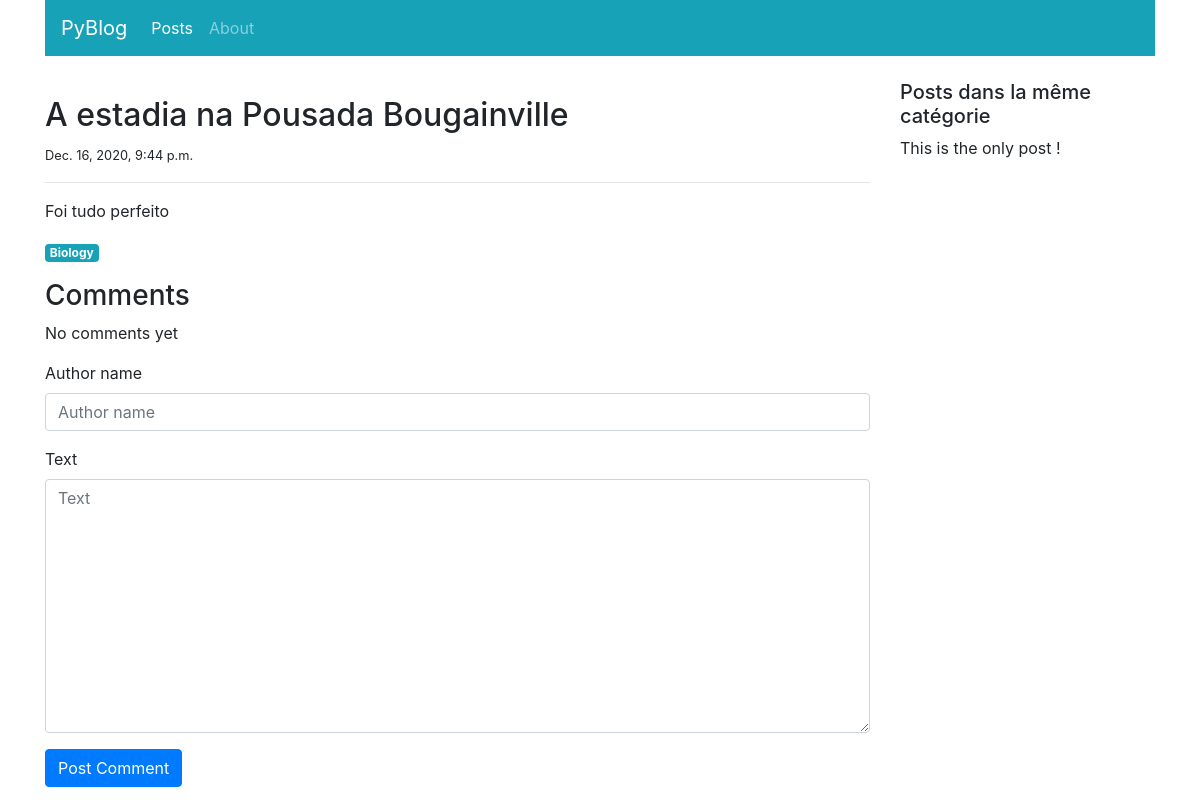
Page /blog/posts/details/3 on the earlier database version.
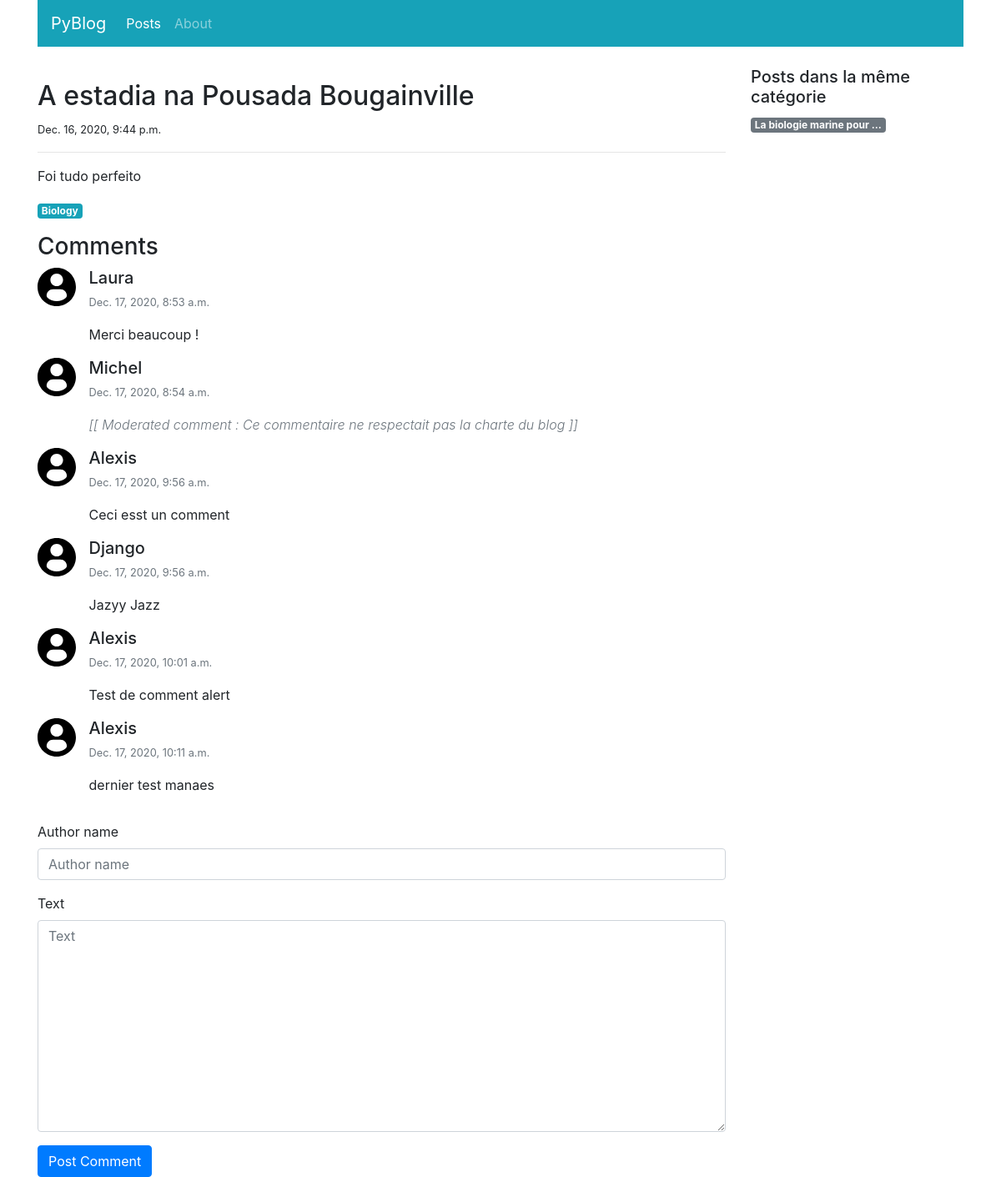
Same page on the later database version.
### blog/models.py (models this page shows, shortened)
class Post(models.Model):
  title = models.CharField(max_length=100)
  category = models.ForeignKey('PostCategory', null=True, blank=True, on_delete=models.DO_NOTHING)
  published = models.BooleanField(default=False)
  text = models.TextField(blank=True)
  created_at = models.DateTimeField(auto_now_add=True)

class PostCategory(models.Model):
  name = models.CharField(max_length = 50)
  def slug(self):
    return slugify(self.name)
  def __str__(self):
    return self.name

class Comment(models.Model):
  STATUS_VISIBLE = 'visible'
  STATUS_HIDDEN = 'hidden'
  STATUS_MODERATED = 'moderated'
  STATUS_CHOICES = (
    (STATUS_VISIBLE, 'Visible'),
    (STATUS_HIDDEN, 'Hidden'),
    (STATUS_MODERATED, 'Moderated'),
  )
  post = models.ForeignKey('Post', on_delete=models.CASCADE,
                              related_name='comments')
  author_name = models.CharField(max_length=100)
  text = models.TextField()
  status = models.CharField(max_length=20, default=STATUS_VISIBLE, choices=STATUS_CHOICES)
  moderation_text = models.CharField(max_length=200, blank=True)
  created_at = models.DateTimeField(auto_now_add=True)

### blog/views.py (the view)
# urls.py: path('posts/details/<int:post_id>', views.post_detail, name='post_detail'),
def post_detail(request, post_id, message=''):
  post = get_object_or_404(Post, pk=post_id)
  list_posts = Post.objects.filter(published=True, category__name=post.category.name).exclude(id=post.id)
  comments = post.comments.exclude(status=Comment.STATUS_HIDDEN).order_by('created_at')
  if request.method == "POST":
    comment_form = CommentForm(request.POST)
    if comment_form.is_valid():
      comment = comment_form.save(commit=False)
      comment.post = post
      comment.save()
      args = [post.pk, 'Your comment has been posted']
      return HttpResponseRedirect(reverse('post_detail_message', args=args) + '#comment')
  else:
    comment_form = CommentForm()
  context = {
    'navigation_items': navigation.navigation_items(navigation.NAV_POSTS),
    'post': post,
    'list_posts': list_posts,
    'comments': comments,
    'comment_form': CommentForm,
    'message': message
  }
  return render(request, 'post_detail.html', context)

### blog/navigation.py (called while the page is built)
def navigation_items(selected_item):
  items = []
  for (name, url) in NAV_ITEMS:
    items.append({
      'name': name,
      'url': url,
      'active': True if selected_item == name else False
    })
  return items

### blog/templates/post_detail.html (shortened to what this page needs)
{% extends 'base.html' %}
{% load static %}
{% load bootstrap4 %}
{% block content %}
  <div class="col-sm-9">
    <div class="mt-3">
      <h2>{{ post.title }}</h2>
      <small>{{ post.created_at }}</small>
      <hr>
      <p class="text-muted">
        {{ post.text|linebreaks|safe }}
      </p>
      <a href="{% url 'post_list' post.category.slug %}"
        class="badge badge-info">
        {{ post.category|capfirst }}
      </a>
      <div class="mt-3" id="comments">
        <h3>Comments</h3>
        <ul class="list-unstyled">
          {% for comment in comments %}
            <li class="media">
              <img class="mr-3" src="{% static 'img/profile-user.svg' %}" alt="">
              <div class="media-body">
                <h5 class="mt-0 mb-1">{{ comment.author_name }}</h5>
                <p>
                  <small class='text-muted'>{{ comment.created_at }}</small>
                </p>
                <p>
                  {% if comment.status == 'moderated' %}
                    <span class="font-weight-light font-italic text-muted">
                      [[ Moderated comment : {{ comment.moderation_text }} ]]
                    </span>
                  {% else %}
                    {{ comment.text }}
                  {% endif %}
                </p>
              </div>
            </li>
          {% empty %}
            <li class="media">No comments yet</li>
          {% endfor %}
        </ul>
        <form action="{% url 'post_detail' post.pk %}" class="form" method='POST'>
          {% bootstrap_form comment_form %}
          {% buttons %}
            <button type="submit" class="btn btn-primary">Post Comment</button>
          {% endbuttons %}
        </form>
      </div>
    </div>
  </div>
  <div class="col-sm-3">
    <h5>Posts dans la même catégorie</h5>
    <ul class="list-unstyled">
    {% for post in list_posts %}
      <li>
        <a href="{% url 'post_detail' post.pk %}"
          class='badge badge-secondary'>
          {{ post.title|capfirst|truncatewords:4 }}
        </a>
      </li>
    {% empty %}
      This is the only post !
    {% endfor %}
    </ul>
  </div>
{% endblock content %}

### blog/templates/base.html (shortened to what this page needs)
<!DOCTYPE html>
{% load static %}
<html lang="en">
<head>
  <link rel="stylesheet" href="{% static 'css/bootstrap.min.css' %}">
</head>
<body>
<div class="container">
  <nav class="navbar sticky-top navbar-expand-md navbar-dark bg-info">
    <a href="{% url 'home' %}" class="navbar-brand">PyBlog</a>
    <div class="collapse navbar-collapse" id="navbar">
      <ul class="navbar-nav mr-auto">
        {% for item in navigation_items %}
          <li class="nav-item {% if item.active %}active{% endif %}">
            <a class="nav-link" href="{{ item.url }}">{{ item.name }}</a>
          </li>
        {% endfor %}
      </ul>
    </div>
  </nav>
  <div class="row mt-4">
    {% block content %}{% endblock content %}
  </div>
</div>
</body>
</html>

Differences in the rows shown:
added Comment: author_name "Laura", created_at "Dec. 17, 2020, 8:53 a.m.", text "Merci beaucoup !"
added Comment: author_name "Michel", created_at "Dec. 17, 2020, 8:54 a.m.", moderation_text "Ce commentaire ne respectait pas la charte du blog"
added Comment: author_name "Alexis", created_at "Dec. 17, 2020, 9:56 a.m.", text "Ceci esst un comment"
added Comment: author_name "Django", created_at "Dec. 17, 2020, 9:56 a.m.", text "Jazyy Jazz"
added Comment: author_name "Alexis", created_at "Dec. 17, 2020, 10:01 a.m.", text "Test de comment alert"
added Comment: author_name "Alexis", created_at "Dec. 17, 2020, 10:11 a.m.", text "dernier test manaes"
added Post: title "La biologie marine pour …"
Other differences:
text no longer shown: "No comments yet This is the only post !"
